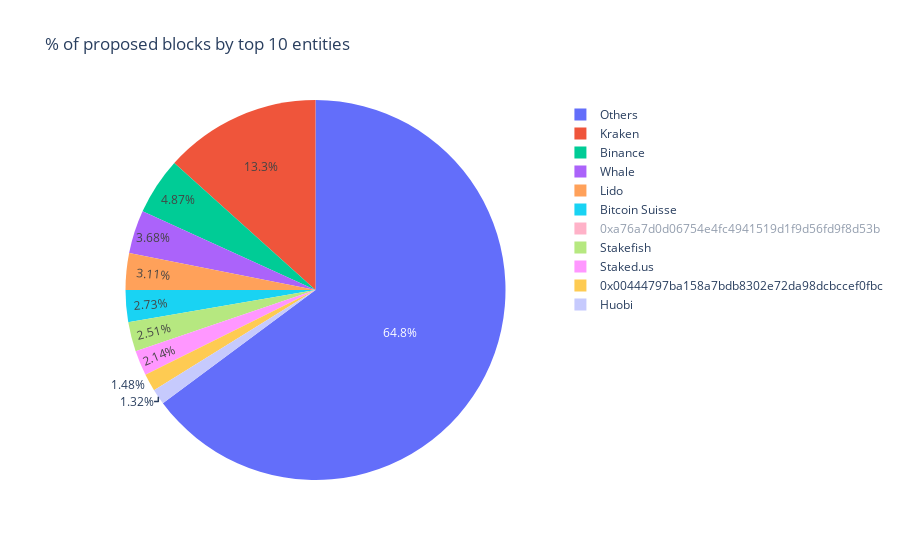

The cell this chart's notebook holds for it:
### Markdown cell above
We use the same data we collected while calculating the Gini coefficient after selecting only the columns relavant to us ("Proposer" and "Number of Blocks Proposed") and adding another column ("Percentage Proposed").

We then plot a pie chart that represents the 10 major entities that proposed the most number of blocks during the given range of epochs.

### Code cell
nakamoto_df = pd.DataFrame(gini_dict.items(), columns = ["Proposer", "Number of Blocks Produced"])
nakamoto_df['Percentage Proposed'] = (nakamoto_df['Number of Blocks Produced']/nakamoto_df['Number of Blocks Produced'].sum())
nakamoto_df = nakamoto_df.sort_values(by='Percentage Proposed', ascending=False)
display_nakamoto = nakamoto_df[['Proposer', 'Percentage Proposed']]
display_nakamoto = display_nakamoto.head(10)
dict_append = {'Proposer': 'Others', 'Percentage Proposed': 1- display_nakamoto['Percentage Proposed'].sum()}
display_nakamoto = display_nakamoto.append(dict_append, ignore_index=True)
fig = px.pie(display_nakamoto, values='Percentage Proposed', names='Proposer', title = '% of proposed blocks by top 10 entities')
fig.show()

### Figure 1 — Plotly figure (JSON) as saved in the notebook; plotly's stock layout.template omitted (floating-point values rounded to 4 significant figures)
{"data": [{"domain": {"x": [0, 1], "y": [0, 1]}, "hovertemplate": "Proposer=%{label}<br>Percentage Proposed=%{value}<extra></extra>", "labels": ["Kraken", "Binance", "Whale", "Lido", "Bitcoin Suisse", "0xa76a7d0d06754e4fc4941519d1f9d56fd9f8d53b", "Stakefish", "Staked.us", "0x00444797ba158a7bdb8302e72da98dcbccef0fbc", "Huobi", "Others"], "legendgroup": "", "name": "", "showlegend": true, "type": "pie", "values": [0.13, 0.04746, 0.03583, 0.03029, 0.02658, 0.02544, 0.02442, 0.02082, 0.01438, 0.01284, 0.632]}], "layout": {"autosize": true, "hiddenlabels": ["0xa76a7d0d06754e4fc4941519d1f9d56fd9f8d53b"], "legend": {"tracegroupgap": 0}, "title": {"text": "% of proposed blocks by top 10 entities"}}}
